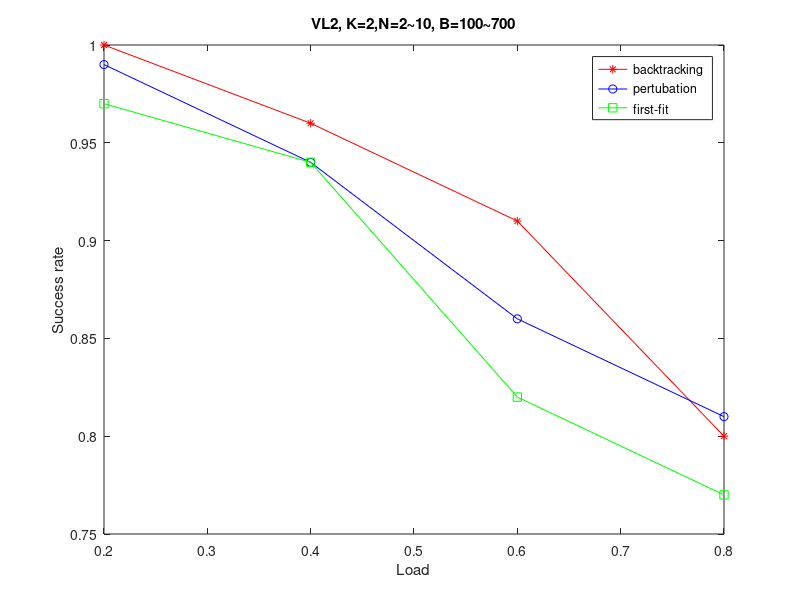
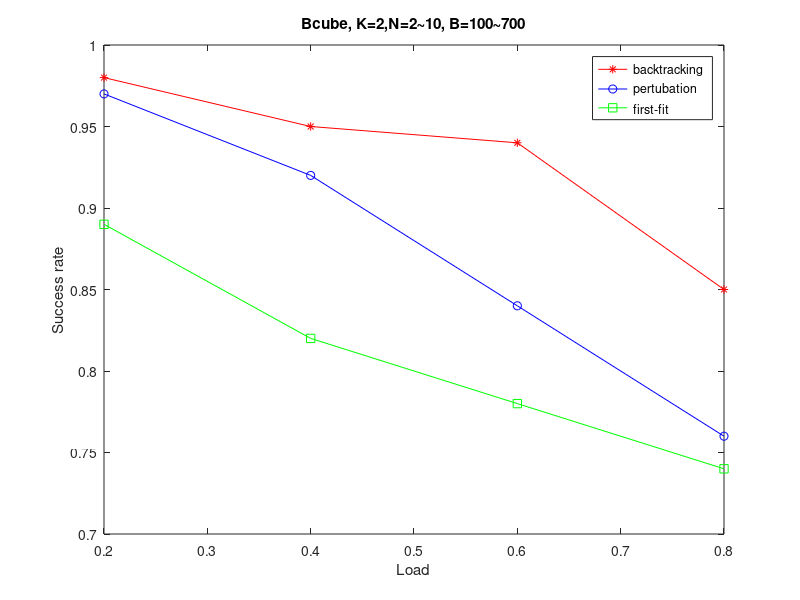
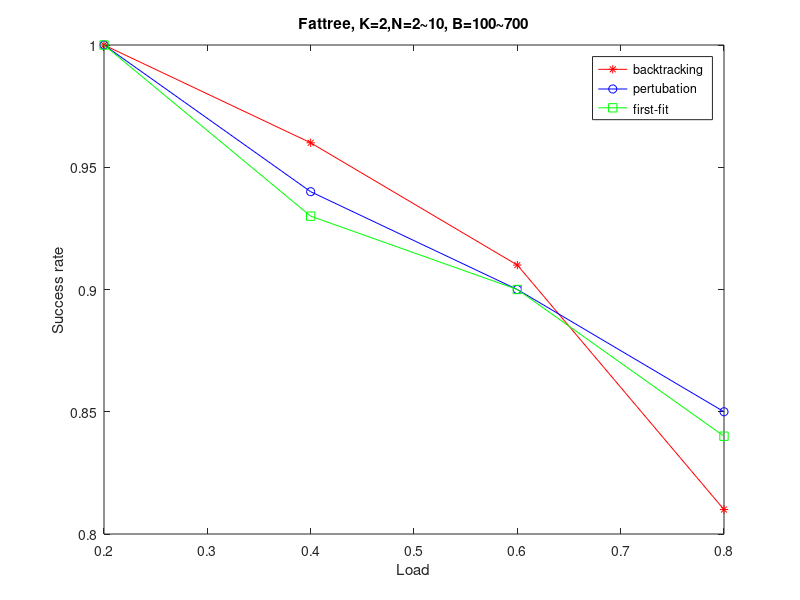

These figures' MATLAB source, in order:
clear all;
close all;
%VL2
p=[0.8 0.6 0.4 0.2];
success_b=[0.8 0.91 0.96 1 ];   %success_rate backtracking
success_p=[ 0.81 0.86 0.94 0.99];   %success_rate pertuabtion
success_f=[0.77 0.82 0.94 0.97];   %success_rate fisrt fit
figure;
h1=plot(p,success_b,p,success_p,p,success_f);
title('VL2, K=2,N=2~10, B=100~700');

xlabel('Load');
ylabel('Success rate');
legend(h1,'backtracking','pertubation','first-fit');
set(gca,'XLim',[0.2,  0.8]);
set(h1,{'Color'},{'r';'b';'g';});
set(h1,{'Marker'},{'*';'O';'s';});
%set(h1,'LineWidth',1.5,{'LineStyle'},{'-';'-';'-';}) 

%Bcube
p=[0.8 0.6 0.4 0.2];
success_b=[0.85 0.94 0.95 0.98 ];   %success_rate backtracking
success_p=[ 0.76 0.84 0.92 0.97];   %success_rate pertuabtion
success_f=[0.74 0.78 0.82 0.89 ];   %success_rate fisrt fit
figure;
h1=plot(p,success_b,p,success_p,p,success_f);
title('Bcube, K=2,N=2~10, B=100~700');

xlabel('Load');
ylabel('Success rate');
legend(h1,'backtracking','pertubation','first-fit');
set(gca,'XLim',[0.2,  0.8]);
set(h1,{'Color'},{'r';'b';'g';});
set(h1,{'Marker'},{'*';'O';'s';});
%set(h1,'LineWidth',1.5,{'LineStyle'},{'-';'-';'-';}) 

%FatTree
p=[0.8 0.6 0.4 0.2];
success_b=[0.81 0.91 0.96 1  ];   %success_rate backtracking
success_p=[  0.85 0.9 0.94 1 ];   %success_rate pertuabtion
success_f=[ 0.84 0.9 0.93 1 ];   %success_rate fisrt fit
figure;
h1=plot(p,success_b,p,success_p,p,success_f);
title('Fattree, K=2,N=2~10, B=100~700');

xlabel('Load');
ylabel('Success rate');
legend(h1,'backtracking','pertubation','first-fit');
set(gca,'XLim',[0.2,  0.8]);
set(h1,{'Color'},{'r';'b';'g';});
set(h1,{'Marker'},{'*';'O';'s';});
%set(h1,'LineWidth',1.5,{'LineStyle'},{'-';'-';'-';}) 